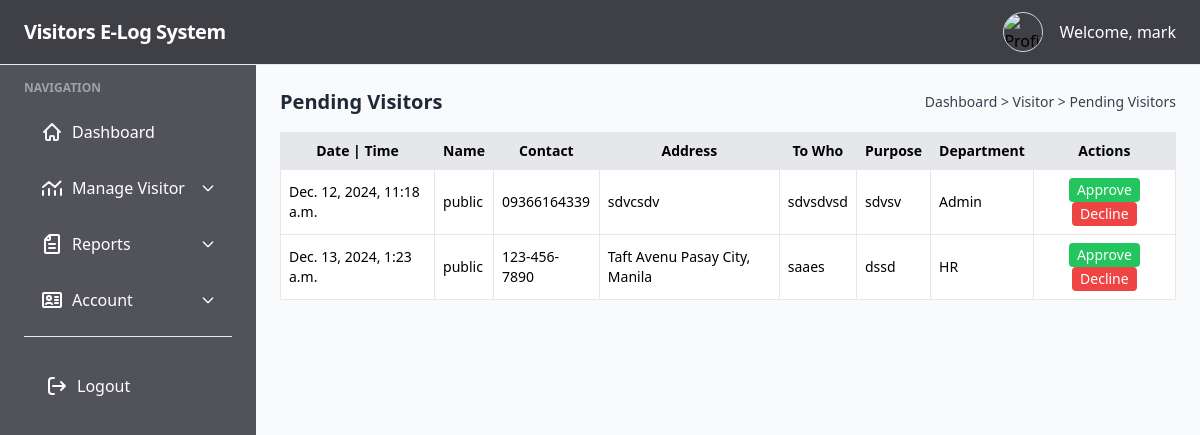
Screenshot of /accounts/visitors/pending/ (signed in) with the database file from the repository.
### accounts/models.py (models this page shows, shortened)
class VisitorLog(models.Model):
    DEPARTMENT_CHOICES = [
        ('HR', 'HR'),
        ('IT', 'IT'),
        ('Admin', 'Admin'),
        ('Finance', 'Finance'),
    ]
    STATUS_CHOICES = [
        ('Pending', 'Pending'),
        ('Approved', 'Approved'),
        ('Denied', 'Denied'),
    ]
    ACTION_CHOICES = [
        ('In', 'In'),
        ('Out', 'Out'),
    ]
    department = models.CharField(max_length=50, choices=DEPARTMENT_CHOICES)
    name = models.CharField(max_length=255)
    address = models.TextField()
    purpose = models.TextField()
    status = models.CharField(max_length=50, choices=STATUS_CHOICES)
    contact = models.CharField(max_length=15)
    to_whom = models.CharField(max_length=255)
    created_at = models.DateTimeField(auto_now_add=True)
    action = models.CharField(max_length=10, choices=ACTION_CHOICES, default='In')

### accounts/views.py (the view)
# urls.py: path('visitors/pending/', views.pending_visitors, name='pending_visitors'),
def pending_visitors(request):
    pending_list = VisitorLog.objects.filter(status='Pending')
    return render(request, 'visitor/pending_list.html', {'visitors': pending_list})

### templates/visitor/pending_list.html (shortened to what this page needs)
{% extends 'components/authLayout.html' %}
{% block content %}
<div class="mb-4 flex justify-between items-center">
    <h1 class="text-xl font-bold text-gray-800">Pending Visitors</h1>
    <h1 class="text-sm font-normal text-gray-700">Dashboard > Visitor > Pending Visitors</h1>
</div>
<div class="overflow-x-auto">
    <table class="min-w-full bg-white border border-gray-200 rounded shadow-md text-sm">
        <thead class="bg-gray-200">
            <tr>
                <th class="px-2 py-2 border">Date | Time</th>
                <th class="px-2 py-2 border">Name</th>
                <th class="px-2 py-2 border">Contact</th>
                <th class="px-2 py-2 border">Address</th>
                <th class="px-2 py-2 border">To Who</th>
                <th class="px-2 py-2 border">Purpose</th>
                <th class="px-2 py-2 border">Department</th>
                <th class="px-2 py-2 border">Actions</th>
            </tr>
        </thead>
        <tbody>
            {% for visitor in visitors %}
            <tr class="hover:bg-gray-100">
                <td class="px-2 py-2 border">{{ visitor.created_at }}</td>
                <td class="px-2 py-2 border">{{ visitor.name }}</td>
                <td class="px-2 py-2 border">{{ visitor.contact }}</td>
                <td class="px-2 py-2 border">{{ visitor.address }}</td>
                <td class="px-2 py-2 border">{{ visitor.to_whom }}</td>
                <td class="px-2 py-2 border">{{ visitor.purpose }}</td>
                <td class="px-2 py-2 border">{{ visitor.department }}</td>
                <td class="px-2 py-2 border text-center">
                    <form action="{% url 'approve_visitor' visitor.id %}" method="post" class="inline-block">
                        <button type="submit" class="bg-green-500 text-white px-2 py-0.5 rounded hover:bg-green-600">Approve</button>
                    </form>
                    <form action="{% url 'decline_visitor' visitor.id %}" method="post" class="inline-block">
                        <button type="submit" class="bg-red-500 text-white px-2 py-0.5 rounded hover:bg-red-600">Decline</button>
                    </form>
                </td>
            </tr>
            {% empty %}
            <tr>
                <td colspan="8" class="text-center px-2 py-2 border">No pending visitors.</td>
            </tr>
            {% endfor %}
        </tbody>
    </table>
</div>
{% endblock %}

### templates/components/authLayout.html (shortened to what this page needs)
<!DOCTYPE html>
<html lang="en">
<head>
    {% load static %}
    <script src="https://cdn.tailwindcss.com"></script>
</head>
<body class="bg-gray-50 min-h-screen flex flex-col">
    <div class="fixed top-0 left-0 w-full z-50 bg-zinc-700 border-b ">
        <div class="mx-auto max-w-full px-6 ">
            <div class="relative flex h-16 justify-between">
                <div class="flex flex-1 items-stretch justify-start">
                    <a class="flex flex-shrink-0 items-center" href="#">
                        <h1 class="text-xl font-bold tracking-tight text-white">Visitors E-Log System</h1>
                    </a>
                </div>
                <div class="flex-shrink-0 flex py-3 items-center space-x-4">
                    {% if user.is_authenticated %}
                        <img src="{% static 'image/user.jpg' %}"
                             alt="Profile Picture"
                             class="w-10 h-10 rounded-full border border-gray-300">
                        <div class="text-white">
                            <span class="font-medium">Welcome, {{ user.username }}</span>
                        </div>
                    {% endif %}
                </div>
            </div>
        </div>
    </div>
    <div class="flex pt-16">
        <nav class="bg-zinc-600 text-white w-64 min-h-screen flex-shrink-0">
            <div class="px-6 py-4">
                <h2 class="text-xs text-zinc-400 font-semibold uppercase">Navigation</h2>
                <ul class="mt-4 space-y-4">
                    <li>
                        <a href="{% url 'dashboard' %}" class="flex items-center px-4 py-2 text-white hover:bg-zinc-700 rounded">
                            Dashboard
                        </a>
                    </li>
                    <li>
                        <div>
                            <button onclick="toggleDropdown('manageVisitorDropdown')" class="flex items-center w-full px-4 py-2 text-white hover:bg-zinc-700 rounded focus:outline-none">
                                <svg class="w-6 h-6 text-white mr-2" aria-hidden="true" xmlns="http://www.w3.org/2000/svg" width="24" height="24" fill="none" viewBox="0 0 24 24">
                                    <path stroke="currentColor" stroke-linecap="round" stroke-linejoin="round" stroke-width="2" d="M3 15v4m6-6v6m6-4v4m6-6v6M3 11l6-5 6 5 5.5-5.5"/>
                                  </svg>
                                  Manage Visitor
                                <svg class="w-4 h-4 ml-auto" xmlns="http://www.w3.org/2000/svg" fill="none" viewBox="0 0 24 24" stroke="currentColor">
                                    <path stroke-linecap="round" stroke-linejoin="round" stroke-width="2" d="M19 9l-7 7-7-7"/>
                                </svg>
                            </button>
                        </div>
                    </li>
                    <li>
                        <div>
                            <button onclick="toggleDropdown('reportsDropdown')" class="flex items-center w-full px-4 py-2 text-white hover:bg-zinc-700 rounded focus:outline-none">
                                  Reports
                                <svg class="w-4 h-4 ml-auto" xmlns="http://www.w3.org/2000/svg" fill="none" viewBox="0 0 24 24" stroke="currentColor">
                                    <path stroke-linecap="round" stroke-linejoin="round" stroke-width="2" d="M19 9l-7 7-7-7"/>
                                </svg>
                            </button>
                        </div>
                    </li>
                    <li>
                        <div>
                            <button onclick="toggleDropdown('accountDropdown')" class="flex items-center w-full px-4 py-2 text-white hover:bg-zinc-700 rounded focus:outline-none">
                                  Account
                                <svg class="w-4 h-4 ml-auto" xmlns="http://www.w3.org/2000/svg" fill="none" viewBox="0 0 24 24" stroke="currentColor">
                                    <path stroke-linecap="round" stroke-linejoin="round" stroke-width="2" d="M19 9l-7 7-7-7"/>
                                </svg>
                            </button>
                        </div>
                    </li>
                    <li class="border-t border-gray-200">
                    <li>
                        <div class="flex-shrink-0 flex px-2 py-3 items-center space-x-8">
                            {% if user.is_authenticated %}
                            <form action="{% url 'logout' %}" method="post" style="display:inline;">
                                <button type="submit" class="text-white  hover:text-red-400 inline-flex items-center justify-center px-3 py-2 border border-transparent font-medium">
                                    <svg class="w-6 h-6 mr-2 " aria-hidden="true" xmlns="http://www.w3.org/2000/svg" width="24" height="24" fill="none" viewBox="0 0 24 24">
                                        <path stroke="currentColor" stroke-linecap="round" stroke-linejoin="round" stroke-width="2" d="M20 12H8m12 0-4 4m4-4-4-4M9 4H7a3 3 0 0 0-3 3v10a3 3 0 0 0 3 3h2"/>
                                      </svg>
                                      Logout</button>
                            </form>
                            {% endif %}
                        </div>
                    </li>
                </ul>
            </div>
        </nav>
        <main class="flex-grow p-6">
            {% block content %}{% endblock %}
        </main>
    </div>
</body>
</html>

### rows the page displays
VisitorLog: created_at "Dec. 12, 2024, 11:18 a.m.", name "public", contact "09366164339", address "sdvcsdv", to_whom "sdvsdvsd", purpose "sdvsv", department "Admin"
VisitorLog: created_at "Dec. 13, 2024, 1:23 a.m.", name "public", contact "123-456-7890", address "Taft Avenu Pasay City, Manila", to_whom "saaes", purpose "dssd", department "HR"

### other values shown
{{ user.username }} "mark"
